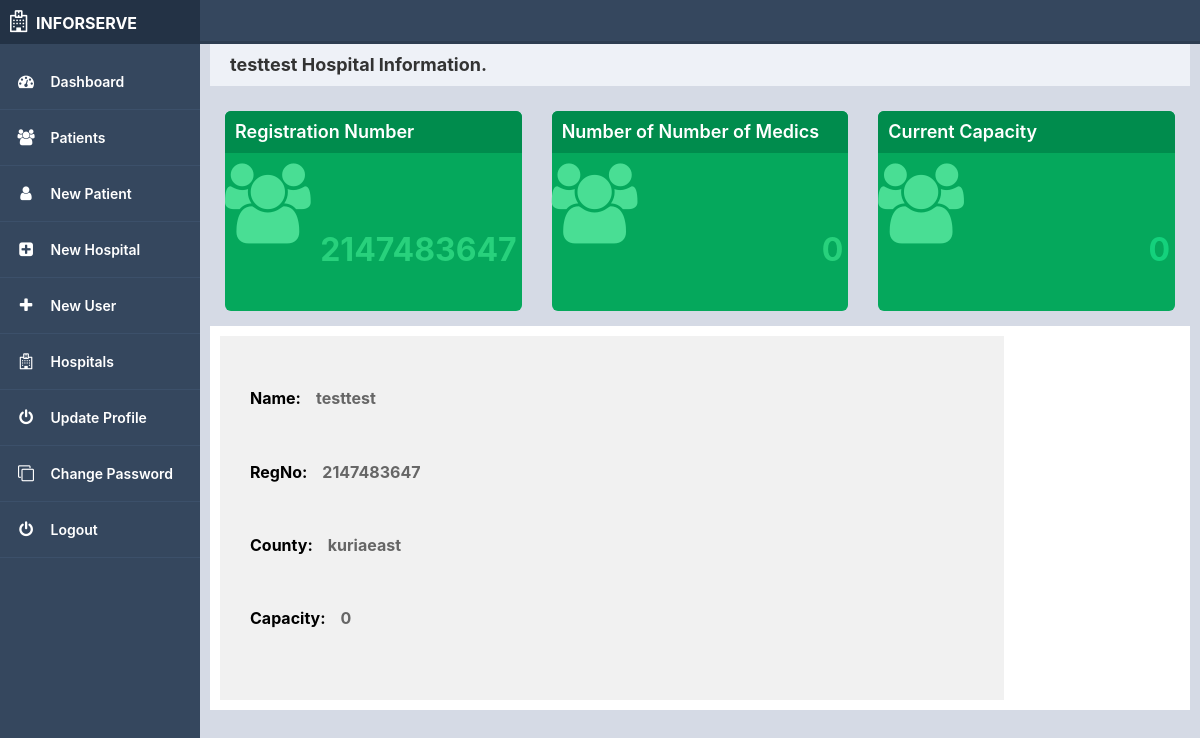
/single-hospital.php?hospital_id=11 (signed in), run on the app's committed database.
### tables this page shows
CREATE TABLE `hospitals` (
  `id` bigint(20) UNSIGNED NOT NULL,
  `hospital_name` varchar(255) NOT NULL,
  `reg_number` int(11) NOT NULL,
  `subcounty` varchar(255) NOT NULL,
  `created_at` varchar(50) DEFAULT NULL
);

### single-hospital.php (the view, shortened to what this page needs)
<?php
include('includes/dbconnection.php');
if (strlen($_SESSION['sessionid']==0))
{
    header('location:logout.php');
}
else
{
    $hospital_id = $_GET['hospital_id'];
    $query = "SELECT * FROM hospitals WHERE id ='$hospital_id'";
    $result = mysqli_query($con,$query);
    while($row = mysqli_fetch_assoc($result)){
        $name = $row['hospital_name'];
        $regNo = $row['reg_number'];
        $county = $row['subcounty'];
    }
    $patientsquery = "SELECT COUNT(*) FROM patients WHERE hospital_id = $hospital_id";
	$patientsresult = mysqli_query($con,$patientsquery);
    $patientsCount = mysqli_fetch_array($patientsresult)[0];
    $usersquery = "SELECT COUNT(*) FROM tbluser WHERE hospital_id = $hospital_id";
	$usersresult = mysqli_query($con,$usersquery);
	$usersCount = mysqli_fetch_array($usersresult)[0];
    ?>
        <?php include 'includes/header.php';?>
        <div class="main-content">
            <div class="title">
                <?php echo  $name ?> Hospital Information.
            </div>
            <div class="main">
            <div class="widget" style="background-color:    #05A85C">
					<div class="title" style="background-color: #008C4D; color: #fff">Registration  Number</div>
					<i class="fa fa-users fa-5x" style="color: #49DE94"></i>
					<h1 style="margin-left:50%;   bottom: 50px; right: 5px; color:#28D17C;"><?php echo $regNo; ?></h1>
				</div> <div class="widget" style="background-color:    #05A85C">
					<div class="title" style="background-color: #008C4D; color: #fff">Number of Number of Medics</div>
					<i class="fa fa-users fa-5x" style="color: #49DE94"></i>
					<h1 style="margin-left:50%;   bottom: 50px; right: 5px; color:#28D17C;"><?php echo $usersCount; ?></h1>
				</div><div class="widget" style="background-color:    #05A85C">
					<div class="title" style="background-color: #008C4D; color: #fff">Current Capacity</div>
					<i class="fa fa-users fa-5x" style="color: #49DE94"></i>
					<h1 style="margin-left:50%;   bottom: 50px; right: 5px; color:#14D17C;"><?php echo $patientsCount; ?></h1>
				</div>
            <div class="profile">
                    <div class="patient-info">
                        <div class="info-one">
                            <h4>Name: <p><?php echo $name;?></p></h4>
                            <h4>RegNo: <p><?php echo $regNo;?></p></h4>
                            <h4>County: <p ><?php echo $county;?></p></h4>
                            <h4>Capacity: <p><?php echo $patientsCount;?></p></h4>
                        </div>
                    </div>
                </div>
            </div>
        </div>
    <?php include_once('includes/footer.php');?>
   <?php
}
?>

### css/main.css (style rules this page uses)
* { box-sizing: border-box; }
body { margin: 0; padding: 0; font-family: 'Source Sans Pro', sans-serif; background-color: #d5dae5; -webkit-font-smoothing: antialiased; -moz-osx-font-smoothing: grayscale; }
.main-content { padding: 40px; margin-top: 0; padding: 10px; padding-top: 44px; height: 100%; overflow: scroll; }
.main-content .title { background-color: #eef1f7; padding: 10px 20px; font-weight: 700; color: #333; font-size: 18px; }
@media screen and (min-width: 600px) { .main-content { margin-left: 70px; } }
@media screen and (min-width: 800px) { .main-content { margin-left: 200px; } }
.main { display: flex; flex-flow: row wrap; overflow: hidden; }
.widget { flex-basis: 250px; flex-grow: 10; height: 200px; margin: 15px; border-radius: 6px; background-color: #ffffff; position: relative; }
.widget .title { background-color: #eef1f7; padding: 10px; border-top-left-radius: 6px; border-top-right-radius: 6px; color: #617085; font-weight: 600; }
.profile { background-color: #fff; height: 40%; width: 100%; display: flex; }
.profile .patient-info { background-color: rgb(241, 241, 241); height: 100%; width: 80%; margin: 10px; display: flex; }
.profile .patient-info .info-one { background-color: rgb(241, 241, 241); height: 100%; width: 100%; padding: 20px; color: #000!important; }
.profile .patient-info .info-one h4, .info-two h4 { padding: 10px; display: flex; }
.profile .patient-info .info-one h4 p, .info-two h4 p { margin-left: 10px; padding-left: 5px; }

### css/forms.css (style rules this page uses)
p { font-weight: bold; }
div, form, input, select, p { padding: 0; margin: 0; margin-bottom: 10px; width: -webkit-fill-available; outline: none; font-family: -apple-system, BlinkMacSystemFont, "segoe ui", roboto, oxygen, ubuntu, cantarell, "fira sans", "droid sans", "helvetica neue", Arial, sans-serif; color: #666; line-height: 22px; }
h1 { position: absolute; margin: 0; font-size: 32px; color: #fff; z-index: 2; }

### data on the page
hospitals: hospital_name "testtest", reg_number "2147483647", subcounty "kuriaeast"

### other printed values
$usersCount "0"
$patientsCount "0"
